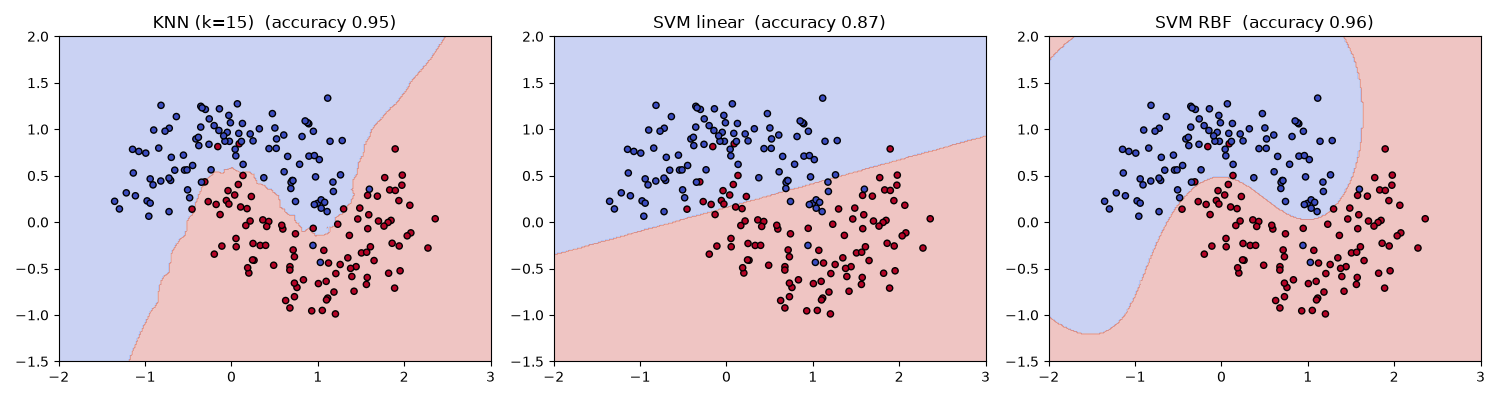

This figure's Python source:
# decision_boundaries.py - SEE how KNN and SVM split the space
import numpy as np
import matplotlib
matplotlib.use("Agg")
import matplotlib.pyplot as plt
from sklearn.datasets import make_moons
from sklearn.neighbors import KNeighborsClassifier
from sklearn.svm import SVC

# Two interleaving half-moons: a classic non-linear problem (2 features, 2 classes)
X, y = make_moons(n_samples=200, noise=0.25, random_state=3)

models = {
    "KNN (k=15)": KNeighborsClassifier(n_neighbors=15),
    "SVM linear": SVC(kernel="linear"),
    "SVM RBF": SVC(kernel="rbf", C=1),
}

# A fine grid of points covering the plot area
xx, yy = np.meshgrid(np.linspace(-2, 3, 300), np.linspace(-1.5, 2, 300))
grid = np.c_[xx.ravel(), yy.ravel()]

fig, axes = plt.subplots(1, 3, figsize=(15, 4))
for ax, (name, model) in zip(axes, models.items()):
    model.fit(X, y)
    zone = model.predict(grid).reshape(xx.shape)     # class of every grid point
    ax.contourf(xx, yy, zone, alpha=0.3, cmap="coolwarm")
    ax.scatter(X[:, 0], X[:, 1], c=y, cmap="coolwarm", edgecolor="k", s=20)
    ax.set_title(f"{name}  (accuracy {model.score(X, y):.2f})")

fig.tight_layout()
fig.savefig("decision_boundaries.png")
print("Saved decision_boundaries.png")
